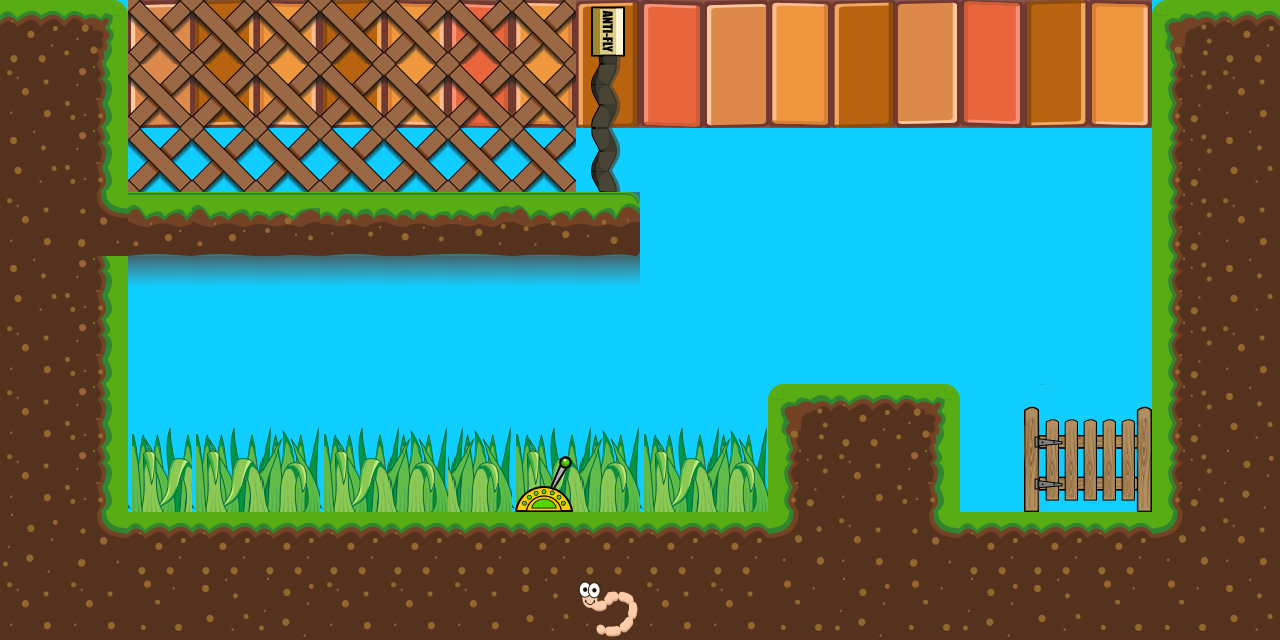

A 2D game scene composited from a Tiled map and its tileset images. What follows is a short description and the map's XML, with each tile layer's data collapsed to a summary:
An orthogonal 20x10 tile map with 64x64 px tiles, 7 tile layers (BackgroundTwo, Another Background, Background, World, ...), 4 tilesets and 9 objects (2x TileSprite, 2x StartPosition, Image, Box, Exit, ...).

<map version="1.2" tiledversion="1.2.3" orientation="orthogonal" renderorder="right-down" width="20" height="10" tilewidth="64" tileheight="64" infinite="0" backgroundcolor="#10ceff" nextlayerid="19" nextobjectid="154">
 <properties>
  <property name="Backgrounds" value="BrickTile.svg|Gnome.svg|WallTile.svg|Clouds.svg|PotBush1.svg|PotBush2.svg|PotBush3.svg|Bushes.svg" />
  <property name="debug" type="bool" value="true" />
 </properties>
 <tileset firstgid="1" name="components" tilewidth="64" tileheight="64" spacing="2" margin="1" tilecount="54" columns="6">
  <image source="components.png" width="396" height="594" />
 </tileset>
 <tileset firstgid="55" name="GS" tilewidth="64" tileheight="64" spacing="2" margin="1" tilecount="42" columns="6">
  <image source="gs.png" width="396" height="462" />
  <terraintypes>
   <terrain name="Ground" tile="18" />
   <terrain name="Vines" tile="18" />
  </terraintypes>
  <tile id="0" terrain=",,,0" />
  <tile id="1" terrain=",,0,0" />
  <tile id="2" terrain=",,0," />
  <tile id="3" terrain="0,0,0," />
  <tile id="4" terrain="0,0,,0" />
  <tile id="6" terrain=",0,,0" />
  <tile id="7" terrain="0,0,0,0" />
  <tile id="8" terrain="0,,0," />
  <tile id="9" terrain="0,,0,0" />
  <tile id="10" terrain=",0,0,0" />
  <tile id="12" terrain=",0,," />
  <tile id="13" terrain="0,0,," />
  <tile id="14" terrain="0,,," />
  <tile id="15" terrain="0,0,0,0" />
  <tile id="16" terrain="0,0,0,0" />
  <tile id="17" terrain="0,0,0,0" />
  <tile id="18" terrain=",,,1" />
  <tile id="19" terrain=",,1,1" />
  <tile id="20" terrain=",,1,1" />
  <tile id="21" terrain=",,1,1" />
  <tile id="22" terrain=",,1,1" />
  <tile id="23" terrain=",,1," />
  <tile id="24" terrain=",1,,1" />
  <tile id="25" terrain="1,1,1,1" />
  <tile id="26" terrain="1,1,1,1" />
  <tile id="29" terrain="1,,1," />
  <tile id="30" terrain=",1,,1" />
  <tile id="35" terrain="1,,1," />
  <tile id="36" terrain=",1,," />
  <tile id="37" terrain="1,1,," />
  <tile id="38" terrain="1,1,," />
  <tile id="39" terrain="1,1,," />
  <tile id="40" terrain="1,1,," />
  <tile id="41" terrain="1,,," />
 </tileset>
 <tileset firstgid="97" name="GardenTilemap" tilewidth="64" tileheight="64" spacing="2" margin="1" tilecount="256" columns="16">
  <image source="GardenTilemap.png" width="1056" height="1056" />
 </tileset>
 <tileset firstgid="353" name="veggies" tilewidth="64" tileheight="64" tilecount="256" columns="16">
  <image source="veggies.png" width="1056" height="1056" />
 </tileset>
 <objectgroup id="1" name="Sky">
  <properties>
   <property name="depth" type="int" value="1" />
  </properties>
  <object id="146" name="WallTile.svg" type="TileSprite" x="128" y="512">
   <point />
  </object>
  <object id="149" name="Bushes.svg" type="TileSprite" x="128" y="512">
   <point />
  </object>
  <object id="148" name="PotBush2.svg" type="Image" x="832" y="448">
   <properties>
    <property name="depth" value="2" />
   </properties>
   <point />
  </object>
 </objectgroup>
 <layer id="12" name="BackgroundTwo" width="20" height="10">
  <properties>
   <property name="LayerType" value="static" />
  </properties>
  <data>[200 cells, 68 non-empty, 14 distinct tile ids]</data>
 </layer>
 <layer id="13" name="Another Background" width="20" height="10">
  <properties>
   <property name="LayerType" value="static" />
  </properties>
  <data>[200 cells, 21 non-empty, 1 distinct tile ids]</data>
 </layer>
 <layer id="14" name="Background" width="20" height="10">
  <properties>
   <property name="LayerType" value="static" />
  </properties>
  <data>[200 cells, 0 non-empty, 0 distinct tile ids]</data>
 </layer>
 <layer id="15" name="World" width="20" height="10">
  <properties>
   <property name="LayerType" value="static" />
   <property name="depth" type="int" value="3" />
  </properties>
  <data>[200 cells, 86 non-empty, 19 distinct tile ids]</data>
 </layer>
 <objectgroup id="5" name="Player">
  <properties>
   <property name="LayerType" value="Objects" />
   <property name="depth" type="int" value="5" />
  </properties>
  <object id="142" name="Flit" type="StartPosition" x="192" y="128">
   <properties>
    <property name="Start" value="" />
   </properties>
   <point />
  </object>
  <object id="143" name="Bob" type="StartPosition" x="192" y="448">
   <point />
  </object>
 </objectgroup>
 <objectgroup id="6" name="Boxes">
  <properties>
   <property name="LayerType" value="Custom" />
   <property name="depth" type="int" value="6" />
  </properties>
  <object id="151" name="Box" gid="28" x="320" y="192" width="64" height="64" />
 </objectgroup>
 <layer id="16" name="InteractionTiles" width="20" height="10">
  <properties>
   <property name="LayerType" value="dynamic" />
   <property name="depth" type="int" value="5" />
  </properties>
  <data>[200 cells, 8 non-empty, 7 distinct tile ids]</data>
 </layer>
 <objectgroup id="8" name="Interaction">
  <properties>
   <property name="LayerType" value="Interaction" />
  </properties>
  <object id="145" name="Exit" x="1024" y="384" width="128" height="128" />
  <object id="152" name="PaperA" type="FlyPaper" x="576" y="0" width="64" height="192">
   <properties>
    <property name="Blocks" value="Box" />
    <property name="Transition" value="fadeAndDisable" />
    <property name="Tutorial" value="Flit is stuck, maybe Bob can find a switch?" />
   </properties>
  </object>
  <object id="153" name="FlyPaperSwitch" type="PullSwitch" x="512" y="448" width="64" height="64">
   <properties>
    <property name="Affect" value="bob" />
    <property name="Target" value="PaperA" />
    <property name="Transition" value="fadeAndDisable" />
    <property name="Tutorial" value="This is a switch, pull it and see what changes" />
   </properties>
  </object>
 </objectgroup>
 <layer id="17" name="Coins" width="20" height="10">
  <properties>
   <property name="LayerType" value="dynamic" />
   <property name="depth" type="int" value="5" />
  </properties>
  <data>[200 cells, 0 non-empty, 0 distinct tile ids]</data>
 </layer>
 <layer id="18" name="OverTop" width="20" height="10">
  <properties>
   <property name="LayerType" value="Static" />
   <property name="depth" type="int" value="110" />
  </properties>
  <data>[200 cells, 1 non-empty, 1 distinct tile ids]</data>
 </layer>
</map>
